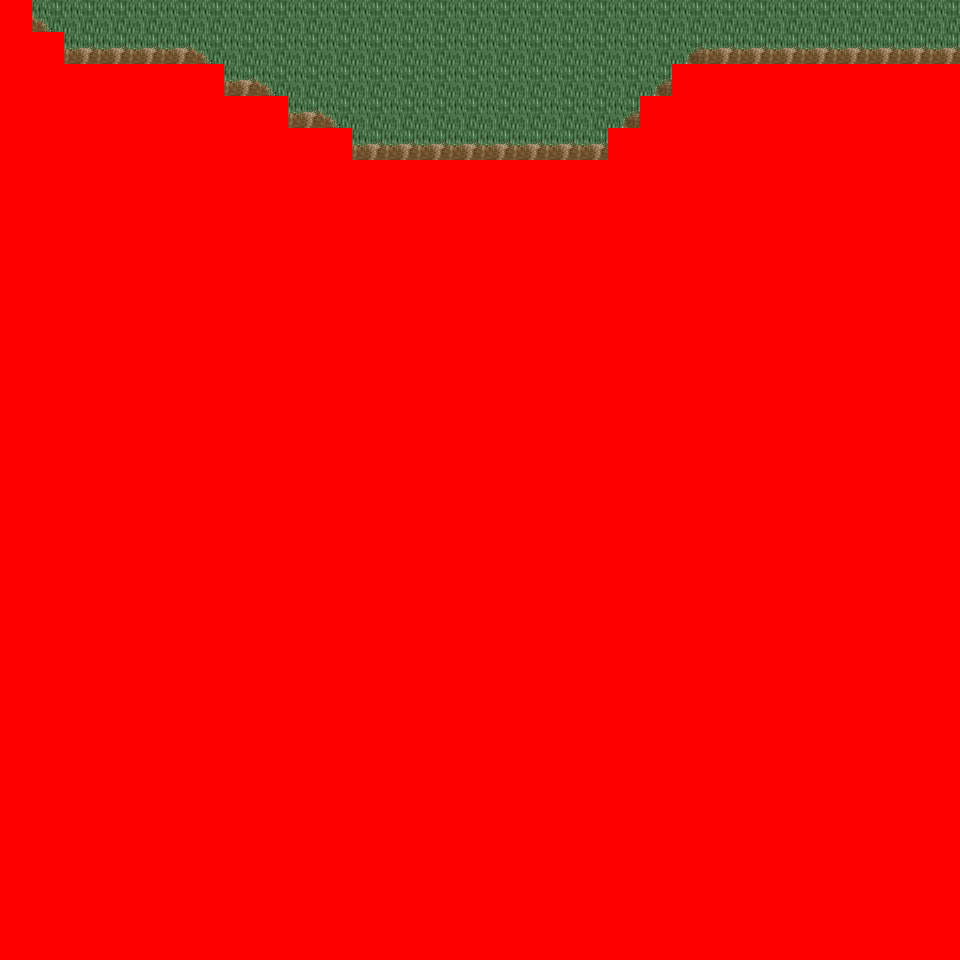

This is a level from a 2D game, rendered from its Tiled map with the project's own tilesets. A one-line summary and the map file follow, with tile-layer data summarised:
An orthogonal 30x30 tile map with 32x32 px tiles, 6 tile layers (Ground, Object, Object2, Above, ...), 14 tilesets and 2 objects (2x mapchange).

<map version="1.0" orientation="orthogonal" renderorder="right-down" width="30" height="30" tilewidth="32" tileheight="32" nextobjectid="3">
  <tileset firstgid="1" name="tileset_logic_collision" tilewidth="32" tileheight="32" tilecount="1" columns="1">
    <image source="../drawable/tileset_logic_collision.png" width="32" height="32" />
  </tileset>
  <tileset firstgid="2" name="tileset_ground_ground" tilewidth="32" tileheight="32" tilecount="33" columns="3">
    <image source="../drawable/tileset_ground_ground.png" width="96" height="352" />
  </tileset>
  <tileset firstgid="35" name="tileset_ground_ridge_earth_pale" tilewidth="32" tileheight="32" tilecount="96" columns="12">
    <image source="../drawable/tileset_ground_ridge_earth_pale.png" width="384" height="256" />
  </tileset>
  <tileset firstgid="131" name="tileset_ground_ridge_earth_dark" tilewidth="32" tileheight="32" tilecount="96" columns="12">
    <image source="../drawable/tileset_ground_ridge_earth_dark.png" width="384" height="256" />
  </tileset>
  <tileset firstgid="227" name="tileset_terrain_desert" tilewidth="32" tileheight="32" tilecount="88" columns="8">
    <image source="../drawable/tileset_terrain_desert.png" width="256" height="352" />
  </tileset>
  <tileset firstgid="315" name="tileset_plant_tree_tree_darkgreen" tilewidth="32" tileheight="32" tilecount="88" columns="8">
    <image source="../drawable/tileset_plant_tree_tree_darkgreen.png" width="256" height="352" />
  </tileset>
  <tileset firstgid="403" name="tileset_building_tan_building" tilewidth="32" tileheight="32" tilecount="24" columns="4">
    <image source="../drawable/tileset_building_tan_building.png" width="128" height="192" />
  </tileset>
  <tileset firstgid="427" name="tileset_plant_cactus_2" tilewidth="32" tileheight="32" tilecount="10" columns="5">
    <image source="../drawable/tileset_plant_cactus_2.png" width="160" height="64" />
  </tileset>
  <tileset firstgid="437" name="tileset_ground_sand_2" tilewidth="32" tileheight="32" tilecount="15" columns="5">
    <image source="../drawable/tileset_ground_sand_2.png" width="160" height="96" />
  </tileset>
  <tileset firstgid="452" name="tileset_object_stone_well" tilewidth="32" tileheight="32" tilecount="6" columns="2">
    <image source="../drawable/tileset_object_stone_well.png" width="64" height="96" />
  </tileset>
  <tileset firstgid="458" name="tileset_plant_tree_banana_tree" tilewidth="32" tileheight="32" tilecount="40" columns="4">
    <image source="../drawable/tileset_plant_tree_banana_tree.png" width="128" height="320" />
  </tileset>
  <tileset firstgid="498" name="tileset_ground_sand_edges" tilewidth="32" tileheight="32" tilecount="15" columns="5">
    <image source="../drawable/tileset_ground_sand_edges.png" width="160" height="96" />
  </tileset>
  <tileset firstgid="513" name="tileset_building_window_window_centered" tilewidth="32" tileheight="32" tilecount="1" columns="1">
    <image source="../drawable/tileset_building_window_window_centered.png" width="32" height="32" />
  </tileset>
  <tileset firstgid="514" name="tileset_building_door_closed" tilewidth="32" tileheight="32" tilecount="1" columns="1">
    <image source="../drawable/tileset_building_door_closed.png" width="32" height="32" />
  </tileset>
  <layer name="Ground" width="30" height="30">
    <data>[900 cells, 240 non-empty, 2 distinct tile ids]</data>
  </layer>
  <layer name="Object" width="30" height="30">
    <data>[900 cells, 97 non-empty, 11 distinct tile ids]</data>
  </layer>
  <layer name="Object2" width="30" height="30">
    <data>[900 cells, 0 non-empty, 0 distinct tile ids]</data>
  </layer>
  <layer name="Above" width="30" height="30">
    <data>[900 cells, 60 non-empty, 6 distinct tile ids]</data>
  </layer>
  <layer name="Above2" width="30" height="30">
    <data>[900 cells, 0 non-empty, 0 distinct tile ids]</data>
  </layer>
  <layer name="Walkable" width="30" height="30">
    <data>[900 cells, 810 non-empty, 1 distinct tile ids]</data>
  </layer>
  <objectgroup name="MapEvents">
    <object id="1" name="north" type="mapchange" x="32" y="0" width="928" height="32">
      <properties>
        <property name="map" value="0_ados_mountain_n2_w2_x0_y4" />
        <property name="place" value="south" />
      </properties>
    </object>
    <object id="2" name="east" type="mapchange" x="928" y="0" width="32" height="64">
      <properties>
        <property name="map" value="0_fado_forest_s_x2_y4" />
        <property name="place" value="west" />
      </properties>
    </object>
  </objectgroup>
</map>
